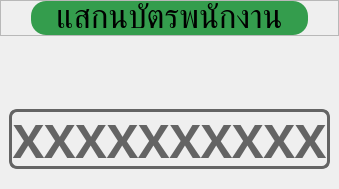
         <widget class="QWidget" name="home_page">
          <layout class="QVBoxLayout" name="verticalLayout_15">
           <property name="spacing">
            <number>0</number>
           </property>
           <property name="leftMargin">
            <number>0</number>
           </property>
           <property name="topMargin">
            <number>0</number>
           </property>
           <property name="rightMargin">
            <number>0</number>
           </property>
           <property name="bottomMargin">
            <number>0</number>
           </property>
           <item>
            <widget class="QFrame" name="login_frame">
             <property name="toolTipDuration">
              <number>0</number>
             </property>
             <layout class="QVBoxLayout" name="verticalLayout_7">
              <property name="spacing">
               <number>0</number>
              </property>
              <property name="leftMargin">
               <number>0</number>
              </property>
              <property name="topMargin">
               <number>0</number>
              </property>
              <property name="rightMargin">
               <number>0</number>
              </property>
              <property name="bottomMargin">
               <number>20</number>
              </property>
              <item>
               <widget class="QFrame" name="login_title">
                <property name="maximumSize">
                 <size>
                  <width>16777215</width>
                  <height>80</height>
                 </size>
                </property>
                <property name="frameShape">
                 <enum>QFrame::StyledPanel</enum>
                </property>
                <property name="frameShadow">
                 <enum>QFrame::Raised</enum>
                </property>
                <layout class="QHBoxLayout" name="horizontalLayout_8">
                 <property name="spacing">
                  <number>0</number>
                 </property>
                 <property name="leftMargin">
                  <number>30</number>
                 </property>
                 <property name="topMargin">
                  <number>0</number>
                 </property>
                 <property name="rightMargin">
                  <number>30</number>
                 </property>
                 <property name="bottomMargin">
                  <number>0</number>
                 </property>
                 <item>
                  <widget class="QLabel" name="rfid_alert">
                   <property name="maximumSize">
                    <size>
                     <width>16777215</width>
                     <height>50</height>
                    </size>
                   </property>
                   <property name="font">
                    <font>
                     <family>Kanit</family>
                     <pointsize>25</pointsize>
                    </font>
                   </property>
                   <property name="styleSheet">
                    <string notr="true">background-color: rgb(52, 157, 77);
border-radius: 15px;</string>
                   </property>
                   <property name="text">
                    <string>แสกนบัตรพนักงาน</string>
                   </property>
                   <property name="alignment">
                    <set>Qt::AlignCenter</set>
                   </property>
                  </widget>
                 </item>
                </layout>
               </widget>
              </item>
              <item>
               <widget class="QFrame" name="scale_frame">
                <layout class="QHBoxLayout" name="horizontalLayout_5">
                 <property name="topMargin">
                  <number>50</number>
                 </property>
                 <property name="bottomMargin">
                  <number>0</number>
                 </property>
                 <item>
                  <widget class="QLabel" name="scale_img">
                   <property name="maximumSize">
                    <size>
                     <width>300</width>
                     <height>300</height>
                    </size>
                   </property>
                   <property name="text">
                    <string/>
                   </property>
                   <property name="pixmap">
                    <pixmap resource="resource.qrc">:/assets/images/scale.png</pixmap>
                   </property>
                   <property name="scaledContents">
                    <bool>true</bool>
                   </property>
                   <property name="alignment">
                    <set>Qt::AlignLeading|Qt::AlignLeft|Qt::AlignVCenter</set>
                   </property>
                  </widget>
                 </item>
                </layout>
               </widget>
              </item>
              <item>
               <widget class="QFrame" name="rfid_frame">
                <property name="maximumSize">
                 <size>
                  <width>16777215</width>
                  <height>80</height>
                 </size>
                </property>
                <layout class="QHBoxLayout" name="horizontalLayout_4">
                 <property name="bottomMargin">
                  <number>0</number>
                 </property>
                 <item>
                  <widget class="QLabel" name="rfid">
                   <property name="maximumSize">
                    <size>
                     <width>370</width>
                     <height>60</height>
                    </size>
                   </property>
                   <property name="font">
                    <font>
                     <family>Kanit</family>
                     <pointsize>35</pointsize>
                     <bold>true</bold>
                    </font>
                   </property>
                   <property name="styleSheet">
                    <string notr="true">QLabel {
	color: rgb(100, 100, 100);
	border: solid;
	border-color: rgb(100, 100, 100);
	border-width: 3px;
	border-radius: 8px;
}</string>
                   </property>
                   <property name="text">
                    <string>XXXXXXXXXX</string>
                   </property>
                   <property name="alignment">
                    <set>Qt::AlignCenter</set>
                   </property>
                  </widget>
                 </item>
                </layout>
               </widget>
              </item>
             </layout>
            </widget>
           </item>
          </layout>
         </widget>
